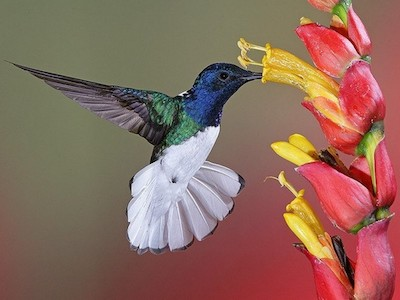
#> input picture 2017-fall/data/bird.jpg, 400 x 300 px
$ jupyter execute --allow-errors 04-01-clustering-homework.ipynb   (shell and % lines are left out)
#> lines starting #> are read from the running program, lines starting #| are printed output that depends on the picture
# Домашняя работа 4. Кластеризация.

1. Скачайте этот ноутбук к себе.
2. Заполните пропущенные ячейки, отвечая на заданные вопросы. Там должен быть код! (если не сказано обратное)
3. Сохраните результат в своём гитхаб репозитории.
4. Пришлите на почту ml-teachers ссылку на этот файл в вашем репозитории.
5. В теме письма указать `ML Homework #4: Name Surname`. Если тема будет неправильная, то задание не будет проверено.

**Дедлайн**: 19.11.2017 00:00 OMSK

    После дедлайна можно сдать, но вы получите штраф по баллам в рейтинге.

**Рассылка решений**: 23.11.2017 17:00 OMSK

    После рассылки задания совсем не имеют веса.

### Полезная литература

- [Интересные алгоритмы кластеризации, часть первая: Affinity propagation](https://habrahabr.ru/post/321216/) и другие статьи цикла
- [Глава 7: кластеризация и визуализация. К. В. Воронцов](http://www.machinelearning.ru/wiki/images/6/6d/Voron-ML-1.pdf)
- [Документация sklearn.clustering](http://scikit-learn.org/stable/modules/clustering.html)
- [K-Means Clustering - The Math of Intelligence. Siraj Raval](https://www.youtube.com/watch?v=9991JlKnFmk) объяснение с программированием KMeans вручную

## 1. Изображения (6 баллов)

С помощью алгоритмов кластеризации можно уменьшить число цветов в изображении. В данном случае будут кластеризоваться похожие пиксели. Такой подход позволяет перейти к суперпиксельному представлению изображений, которое является более компактным и используется в задачах компьютерного зрения.

Загрузим картинку `data/bird.jpg` с помощью scikit-image и выведите ее с помощью matplotlib.

[cell 1]
from skimage.io import imread
from matplotlib import pyplot as plt
import numpy as np

img = imread("data/bird.jpg")
#> img is the input picture: shape (300, 400, 3); mean R, G, B 141.5, 106.3, 93.7
plt.imshow(img)

### 1.1 Scale (0.5 балла)

Если вы посмотрите на содержимое numpy массива, в котором хранится изображение, то увидите, что там будут числа от 0 до 255. Нам лучше перейти к числам от 0 до 1.

**Преобразуйте вашу матрицу, как сказано выше.**

**Hint**: Это можно сделать с помощью функции `skimage.img_as_float`.

[cell 2]
import skimage

img_float = skimage.img_as_float(img)
img_float

### 1.2 Reshape (1 балл)

Мы получили матрицу размера `(300, 400, 3)`. Нам это не подходит. Чтобы запустить kMeans нам нужно иметь много-много объектов и 3 признака - значение яркости пикселя в канале Red, Green и Blue.

**Преобразуйте матрицу так, чтобы получилась матрица размера `(120000, 3)`. **

**Hint**: Вам пригодятся функции: `np.ravel` и `np.vstack`.

[cell 3]
reshaped = np.vstack(img_float)
print(reshaped)
#> (printed output is left out)

### 1.3 Train (0.5 балла)

Отлично. У нас есть подготовленные данные. Теперь мы будем находить кластеры похожих пикселей по цвету. Для этого создайте KMeans для, например, 8 цветов. **Обучите модель** (может занять около 10 секунд). С помощью магического макроса `%time` **покажите, сколько времени у вас занимало обучение**.

[cell 4]
from sklearn.cluster import KMeans

clf = KMeans(n_clusters=8).fit(reshaped)
print(clf)
#| KMeans()

### 1.4 Draw centroids (1 балл)

**Нарисуйте с помощью imshow центры кластеров**: будет 8 пикселей со средним цветом по всему кластеру.
Это называется цветовой палитрой.

**Hint**: reshape в 3 мерный массив, так как у вас будет 2-мерный

[cell 5]
plt.imshow([clf.cluster_centers_])
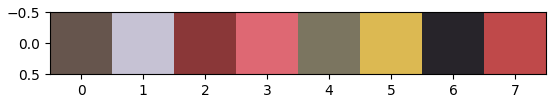
#> figure drawn by matplotlib, 1 panel

### 1.5 Draw final image (3 балла)

У нас есть значения цвета для каждого центра кластера. Каждый пиксель в результате обучения KMeans теперь имеет свой лейбл кластера. Значит мы можем заменить все пиксели на соответсвующие им центры класетров. Проведите это преобразование и выведите 8-цветное изображение.

**Hints**: `labels_`, `reshape`, `copy`, логические маски в numpy `arr[arr == 1] = 0`. У меня это 7 строк кода.

[cell 6]
lables_2d = clf.labels_.reshape(300, 400)
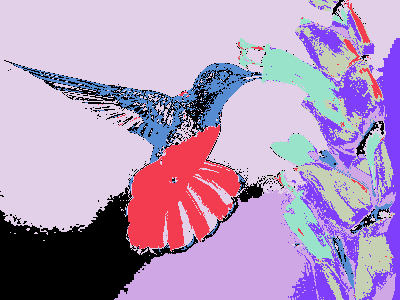
#> lables_2d: shape (300, 400) int32; 8 distinct labels, from 0 to 7; one colour per label, 0 black
centers = clf.cluster_centers_
#> centers = [[0.404, 0.334, 0.305], [0.779, 0.764, 0.835], [0.545, 0.219, 0.222], [0.874, 0.41, 0.451], [0.486, 0.459, 0.377], [0.866, 0.728, 0.322], [0.156, 0.145, 0.168], [0.752, 0.289, 0.293]]
repainted = np.copy(img_float)

for i in range(0,len(centers)):
    repainted[lables_2d == i] = centers[i]
#> this loop made 8 passes
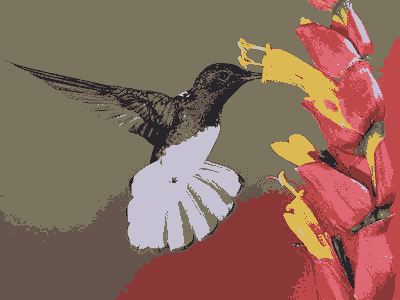
#> repainted: shape (300, 400, 3) float64; mean R, G, B 0.555, 0.417, 0.367

plt.imshow(repainted)
